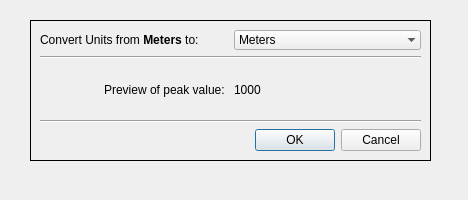
<?xml version="1.0" encoding="UTF-8"?>
<ui version="4.0">
 <class>Dialog</class>
 <widget class="QDialog" name="Dialog">
  <property name="geometry">
   <rect>
    <x>0</x>
    <y>0</y>
    <width>468</width>
    <height>200</height>
   </rect>
  </property>
  <property name="windowTitle">
   <string>Dialog</string>
  </property>
  <widget class="QFrame" name="verticalFrame">
   <property name="geometry">
    <rect>
     <x>30</x>
     <y>20</y>
     <width>401</width>
     <height>141</height>
    </rect>
   </property>
   <property name="frameShape">
    <enum>QFrame::Box</enum>
   </property>
   <layout class="QVBoxLayout" name="verticalLayout">
    <item>
     <layout class="QHBoxLayout" name="horizontalLayout">
      <item>
       <widget class="QLabel" name="label">
        <property name="text">
         <string>&lt;html&gt;&lt;head/&gt;&lt;body&gt;&lt;p&gt;Convert Units from &lt;span style=&quot; font-weight:600;&quot;&gt;Meters&lt;/span&gt; to: &lt;/p&gt;&lt;/body&gt;&lt;/html&gt;</string>
        </property>
       </widget>
      </item>
      <item>
       <widget class="QComboBox" name="comboBox_2">
        <property name="frame">
         <bool>false</bool>
        </property>
        <item>
         <property name="text">
          <string>Meters</string>
         </property>
        </item>
        <item>
         <property name="text">
          <string>Microns</string>
         </property>
        </item>
        <item>
         <property name="text">
          <string>Angstroms</string>
         </property>
        </item>
       </widget>
      </item>
     </layout>
    </item>
    <item>
     <widget class="Line" name="line">
      <property name="orientation">
       <enum>Qt::Horizontal</enum>
      </property>
     </widget>
    </item>
    <item>
     <layout class="QHBoxLayout" name="horizontalLayout_2">
      <item>
       <widget class="QLabel" name="label_2">
        <property name="text">
         <string>Preview of peak value: </string>
        </property>
        <property name="alignment">
         <set>Qt::AlignRight|Qt::AlignTrailing|Qt::AlignVCenter</set>
        </property>
       </widget>
      </item>
      <item>
       <widget class="QLabel" name="label_3">
        <property name="text">
         <string>1000</string>
        </property>
       </widget>
      </item>
     </layout>
    </item>
    <item>
     <widget class="Line" name="line_2">
      <property name="orientation">
       <enum>Qt::Horizontal</enum>
      </property>
     </widget>
    </item>
    <item>
     <widget class="QDialogButtonBox" name="buttonBox">
      <property name="orientation">
       <enum>Qt::Horizontal</enum>
      </property>
      <property name="standardButtons">
       <set>QDialogButtonBox::Cancel|QDialogButtonBox::Ok</set>
      </property>
     </widget>
    </item>
   </layout>
  </widget>
 </widget>
 <resources/>
 <connections/>
</ui>
